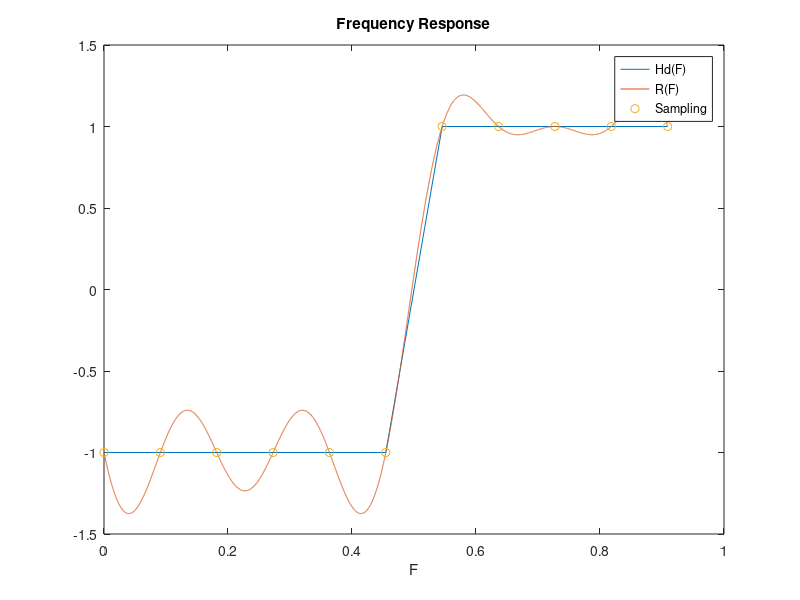
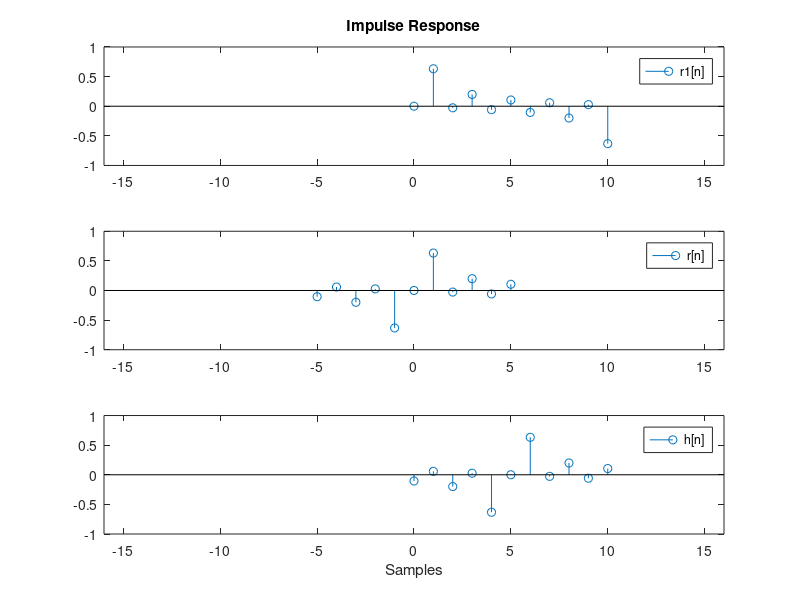

Write the MATLAB code that produced these figures, in order.
%% Frequency sampling method Hilbert transform filter

% Student name: Chieh-Hsun, Wen
% Student Id:   R10945006

% ADSP HW2 (1), design a Hilbert transform filter by frequency sampling method
% Shows impulse and frequency response

% Parameter
clear;clc;
k = input('k (Input parameter, can be any integer): ');
N = 2*k+1;
step = 0.0001;
F = 0:step:1;
f = 0:1/N:1-1/N;
L = length(F);
sampling_interval = L/N;

% Hd
Hd = zeros(1,L);
for i = 1:L
    if (F(i)<0.5)
        Hd(i) = -1;
    elseif(F(i)==0.5)
        Hd(i) = 0;
    else
        Hd(i) = 1;
    end
end

% Sampling
Hd_sampling = zeros(1,N);
sample = NaN(1,L);
for i = 1:N
    if(i==1)
        Hd_sampling(i) = Hd(1);
        sample(i) = -1;
    else
        Hd_sampling(i) = Hd(round((i-1)*sampling_interval));
        sample(round((i-1)*sampling_interval)) = Hd_sampling(i);
    end
end

% R
r1 = ifft(Hd_sampling);
r = fftshift(r1);
R = zeros(N,L);
for i = 1:N
    R(i,:) = r(i)*exp(-1i*2*pi*F*((i-1)-(N-1)/2)); %-~0~+
end
R = sum(R);

% Frequency reponse
figure;
plot(f,real(Hd_sampling),F(1:sampling_interval*(N-1)),real(R(1:sampling_interval*(N-1))));hold on;
plot(F,sample,'o');hold off;
title('Frequency Response');
xlabel('F');
xlim([0 1])
legend('Hd(F)','R(F)','Sampling');

% Impulse response
r1 = ifft(Hd_sampling);
r1_tmp = fliplr(r1(2:end));
r1(2:end) = r1_tmp;
r = fftshift(r1);
figure;
subplot(311)
stem(0:N-1,imag(r1));
legend('r1[n]');
title("Impulse Response");
xlim([-N-5 N+5]);
ylim([-1 1]);
subplot(312)
stem(-k:k,imag(r))
legend('r[n]');
xlim([-N-5 N+5]);
ylim([-1 1]);
subplot(313)
stem(0:N-1,imag(r))
legend('h[n]');
xlabel('Samples');
xlim([-N-5 N+5]);
ylim([-1 1]);
